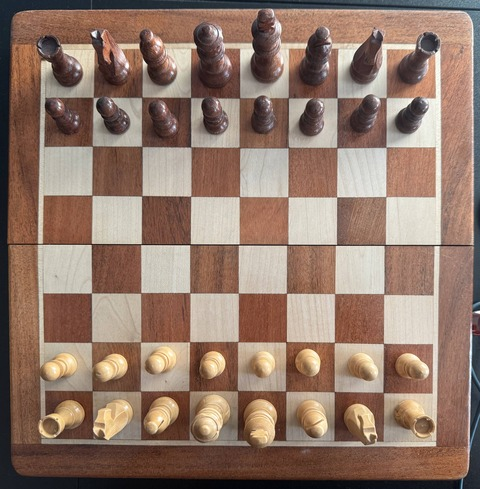
//> input picture test_res/move1.jpg, 480 x 489 px
$ ./main ../test_res/move1.jpg ../test_res/move1.jpg ../test_res/move1.jpg   (built with g++ and OpenCV 4)
//> lines starting //> are read from the running program, lines starting //| are printed output that depends on the picture
#include <algorithm>
#include <array>
#include <charconv>
#include <cmath>
#include <fstream>
#include <print>
#include <thread>
#include <vector>

#include <opencv2/imgcodecs.hpp>
#include <opencv2/imgproc.hpp>
#include <opencv2/core/mat.hpp>

import quaternion;
import streamer;
import camera;
import arm;
import chess_library;
import engine;

#ifdef TESTING
#define DOCTEST_CONFIG_IMPLEMENT_WITH_MAIN
#include "../lib/doctest.h"
#else
int main(int argc, char* argv[]) {
    using namespace cv; // stop this
    Mat raw { imread("test_images/move1.jpg") }, write { imread("test_images/move1.jpg") };
//> raw is the input picture: 489 rows x 480 cols, CV_8UC3; mean B, G, R 106.2, 120.4, 145.7
    cv::Mat blur, edges;
    std::vector<cv::Vec2f> lines; // Lines are in polar form.

    // Much of these numbers are somewhat arbitrary and inexact -
    // the algorithm is robust enough for it to not matter.
    cv::cvtColor(raw, blur, cv::COLOR_BGR2GRAY);
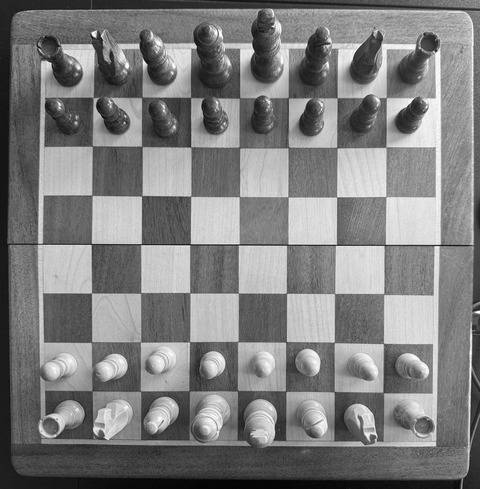
//> blur: 489 rows x 480 cols, CV_8UC1; min 3, max 255, mean 126.4
    cv::GaussianBlur(blur, blur, { 5, 5 }, 0);
    cv::Canny(blur, edges, 50, 150);
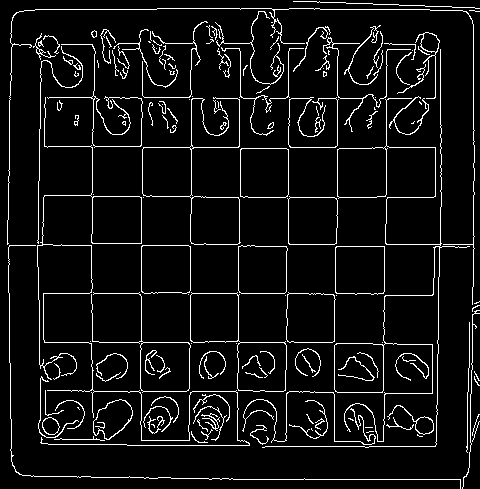
//> edges: 489 rows x 480 cols, CV_8UC1; 6.8% white in thin lines or dots
    cv::HoughLines(edges, lines, 1, CV_PI / 180, 100, 50, 10);
//> lines = 62 lines (rho, theta), first 12: [293, 1.57], [9, 1.57], [342, 1.57], [473, 0], [479, 1.57], [141, 0], [197, 1.57], [147, 1.57], [92, 0], [391, 1.57], [98, 1.57], [244, 1.57]

    // Keep only vertical and horizontal lines. Distinction of horizontal
    // and vertical improves intersection finding efficiency.
    std::vector<cv::Vec2f> horizontalLines, verticalLines;
    constexpr double ERROR_ANGLE { CV_PI / 180 * 2 };

    for (cv::Vec2f line : lines) {
        if (CV_PI / 2 - ERROR_ANGLE < line[1] && line[1] < CV_PI / 2 + ERROR_ANGLE ) {
            horizontalLines.push_back(line);
        } else if (line[1] < ERROR_ANGLE || line[1] > CV_PI - ERROR_ANGLE) {
            verticalLines.push_back(line);
        }
    }
//> this loop made 62 passes

    // Find unique intersection points of the lines.
    std::vector<cv::Point2f> points;

    for (cv::Vec2f f : horizontalLines) {
        for (cv::Vec2f g : verticalLines) {
            // No need to normalise since lines are near perpendicular, so scale will be 1 or -1.
            bool duplicate {};
            float
                x { std::abs(f[0] * std::sin(g[1]) - g[0] * std::sin(f[1])) },
                y { std::abs(g[0] * std::cos(f[1]) - f[0] * std::cos(g[1])) };

            // Check for duplicate points.
            for (cv::Point2f p : points) {
                float dx { p.x - x }, dy { p.y - y };
                if (dx * dx + dy * dy <= 25 * 25) { // Each point should be at least 25 pixels away from any other.
                    duplicate = true;
                    break;
                }
            }

            if (!duplicate) {
                points.emplace_back(x, y);
            }
        }
    }
//> this loop made 23 passes
//> after the loop, points = 121 Points (x, y), first 12: [473, 293], [141, 293], [92, 293], [8.11, 293], [383.9, 293], [438.9, 293], [337, 293], [288, 293], [237.9, 293], [190, 293], [36.89, 293], [473, 9]

    // Order all the points so that the first is in the top left, second is to the right of it, etc.
    std::ranges::sort(points, [](cv::Point2f p1, cv::Point2f p2) { return p1.x + p1.y * 100 < p2.x + p2.y * 100;});
//> points = 121 Points (x, y), first 12: [3.16, 9], [41.84, 9], [92, 9], [141, 9], [190, 9], [242.8, 9], [288, 9], [337, 9], [388.8, 9], [443.8, 9], [473, 9], [3.75, 42.99]

    // Some chessboards have an extra border around the squares, which may get mistaken
    // as part of the main board, so we need to get rid of these extra points before
    // generating our squares. If there are more than 9 rows/columns of points we
    // can ignore the first.

    int rowCount { 1 }, colCount { 1 };
    while (points[colCount - 1].x < points[colCount].x) {
        colCount++;
    }
//> this loop made 10 passes
//> after the loop, colCount = 11
    while (points[(rowCount - 1) * colCount].y < points[rowCount * colCount].y) {
        rowCount++;
    }
//> after the loop, rowCount = 11

    bool firstCol { colCount > 9 };
//> firstCol = true
    int i {}, j { 7 + (rowCount > 9) }, k { firstCol };
//> j = 8; k = 1

    std::array<cv::Rect2f, 64> squares {};

    while (i < squares.size()) {
        Point2f tl { points[j * colCount + k] }, br { points[(j + 1) * colCount + k + 1] }, vec { (br - tl)  * 0.2 };
        squares[true ? i++ : 63 - i++] = { tl + vec, br - vec };

        if (++k == 8 + firstCol) {
            k = firstCol;
            j--;
        }
    }
//> this loop made 64 passes
//> (tl, br, vec, j) on passes 8, 16, 24, 32, 40, 48, 56, 64: (Point(382.2, 390.9), Point(436.2, 445.9), Point(10.81, 11), 7), (Point(383, 341.9), Point(437.2, 390.9), Point(10.83, 9.8), 6), (Point(383.9, 293), Point(438, 341.9), Point(10.83, 9.8), 5), (Point(384.7, 244), Point(438.9, 293), Point(10.83, 9.8), 4), (Point(385.6, 197), Point(439.7, 244), Point(10.84, 9.4), 3), (Point(386.4, 147), Point(440.6, 197), Point(10.83, 10), 2), (Point(387.3, 97.99), Point(441.4, 147), Point(10.83, 9.8), 1), (Point(388.2, 42.99), Point(442.3, 97.99), Point(10.81, 11), 0)
//> (tl, br, vec) on passes 1 to 6: (Point(35.18, 390.9), Point(92, 446), Point(11.36, 11.01)), (Point(92, 391), Point(141, 446), Point(9.8, 11)), (Point(141, 391), Point(190, 446), Point(9.8, 11)), (Point(190, 391), Point(235.2, 445.9), Point(9.04, 10.99)), (Point(236.2, 390.9), Point(288, 446), Point(10.36, 11.01)), (Point(288, 391), Point(337, 446), Point(9.8, 11))
//> after the loop, squares = 64 Rects (x, y, width, height), first 8: [46.54, 401.9, 34.09, 33.04], [101.8, 402, 29.4, 33], [150.8, 402, 29.4, 33], [199, 402, 27.13, 32.96], [246.5, 401.9, 31.09, 33.04], [297.8, 402, 29.4, 33], [345.8, 402, 26.53, 32.96], [393, 401.9, 32.42, 32.99]; i = 64; k = 1; j = 0

//> (the run ends here: the program needs code that is not available in this run, at `chess::Board board {};`)

$ run again, with test_res/move2.jpg copied over test_res/move1.jpg
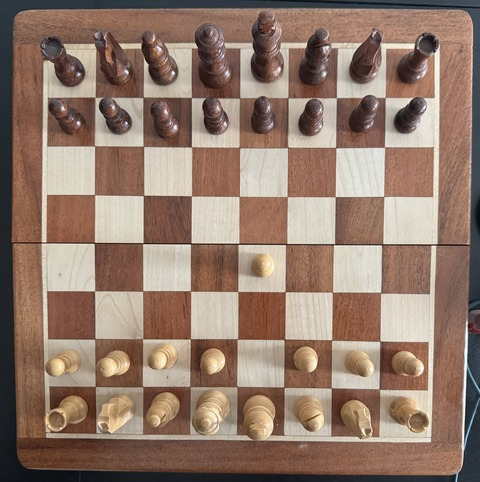
//> input picture test_res/move2.jpg, 480 x 482 px
//> raw is the input picture: 482 rows x 480 cols, CV_8UC3; mean B, G, R 107.6, 122.2, 146.7
//> `cv::cvtColor(raw, blur, cv::COLOR_BGR2GRAY);`:
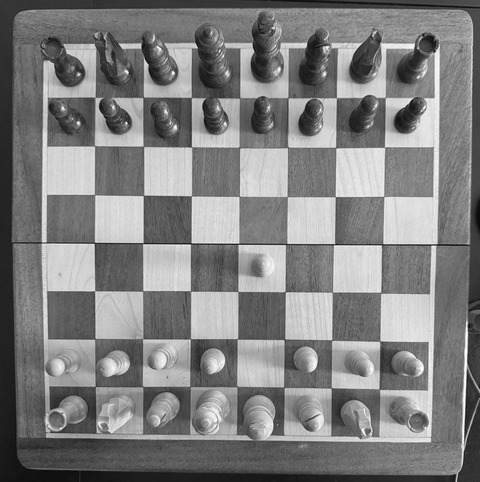
//> blur: 482 rows x 480 cols, CV_8UC1; min 7, max 255, mean 127.8
//> `cv::Canny(blur, edges, 50, 150);`:
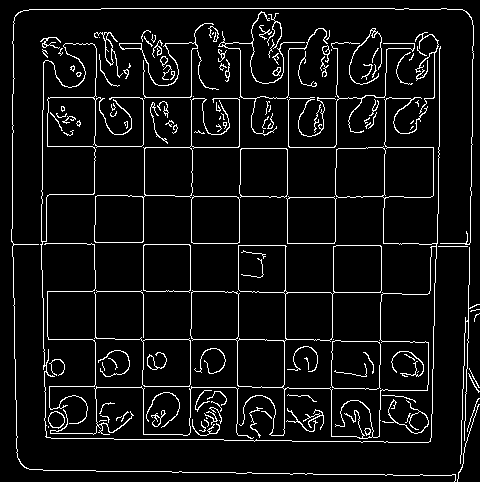
//> edges: 482 rows x 480 cols, CV_8UC1; 6.7% white in thin lines or dots
//> lines = 60 lines (rho, theta), first 12: [8, 1.57], [143, 0], [468, 1.59], [338, 0.02], [339, 1.57], [95, 0], [147, 1.57], [243, 1.57], [290, 0.02], [474, 0.02], [191, 0], [387, 0.02]
//> the loop `for (cv::Vec2f line : lines)` made 60 passes
//> the loop `for (cv::Vec2f f : horizontalLines)` made 23 passes
//> f on passes 1 to 8: [8, 1.57], [468, 1.59], [339, 1.57], [147, 1.57], [243, 1.57], [291, 1.57], [97, 1.57], [43, 1.57]
//> after the loop `for (cv::Vec2f f : horizontalLines)`: points = 121 Points (x, y), first 12: [143, 8], [337.9, 8], [95, 8], [289.9, 8], [473.9, 8], [191, 8], [386.9, 8], [242.9, 8], [8.14, 8], [42.14, 8], [440.9, 8], [143, 470.5]
//> `std::ranges::sort(points, [](cv::Point2f p1, cv::Point2f p2) { return ..`: points = 121 Points (x, y), first 12: [8.14, 8], [42.14, 8], [95, 8], [143, 8], [191, 8], [242.9, 8], [289.9, 8], [337.9, 8], [386.9, 8], [440.9, 8], [473.9, 8], [8.75, 42.99]
//> the loop `while (points[colCount - 1].x < points[colCount].x)` made 10 passes
//> after the loop `while (points[colCount - 1].x < points[colCount].x)`: colCount = 11
//> the loop `while (points[(rowCount - 1) * colCount].y < points[rowCount * colCoun..` made 10 passes
//> firstCol = true
//> `int i {}, j { 7 + (rowCount > 9) }, k { firstCol };`: j = 8; k = 1
//> the loop `while (i < squares.size())` made 64 passes
//> (tl, br, vec, j) on passes 8, 16, 24, 32, 40, 48: (Point(380.3, 389.7), Point(433.3, 442.6), Point(10.62, 10.59), 7), (Point(381.1, 338.9), Point(434.2, 390.6), Point(10.63, 10.34), 6), (Point(381.9, 291), Point(435.1, 338.9), Point(10.63, 9.6), 5), (Point(382.8, 243), Point(435.9, 291), Point(10.63, 9.6), 4), (Point(383.6, 196), Point(436.8, 243), Point(10.64, 9.4), 3), (Point(384.4, 147), Point(437.6, 196), Point(10.63, 9.8), 2)
//> after the loop `while (i < squares.size())`: squares = 64 Rects (x, y, width, height), first 8: [57.94, 394.3, 27.78, 31.79], [104.6, 395.2, 28.8, 31.7], [152.6, 396.1, 28.8, 31.7], [199.8, 396.9, 26.64, 31.7], [245.5, 397.8, 27.65, 31.69], [292.7, 398.6, 28.25, 31.7], [340.9, 399.4, 28.85, 31.71], [390.9, 400.3, 31.85, 31.76]; i = 64; k = 1; j = 0

$ run again, with test_res/move3.jpg copied over test_res/move1.jpg
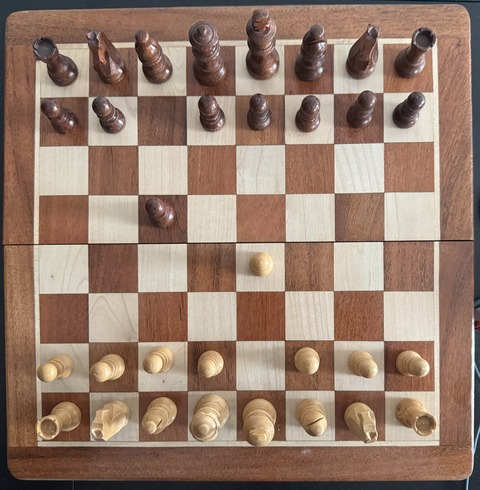
//> input picture test_res/move3.jpg, 480 x 490 px
//> raw is the input picture: 490 rows x 480 cols, CV_8UC3; mean B, G, R 109.6, 125.4, 151.4
//> `cv::cvtColor(raw, blur, cv::COLOR_BGR2GRAY);`:
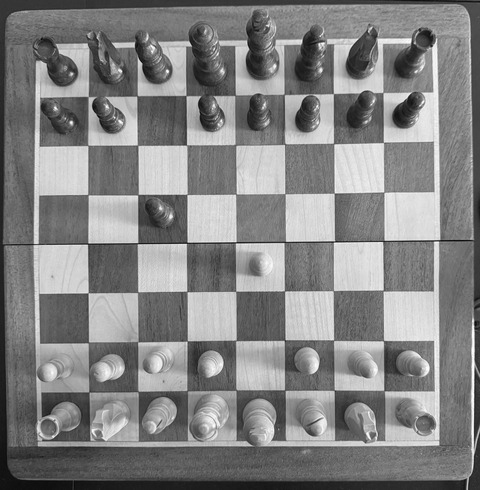
//> blur: 490 rows x 480 cols, CV_8UC1; min 6, max 255, mean 131.4
//> `cv::Canny(blur, edges, 50, 150);`:
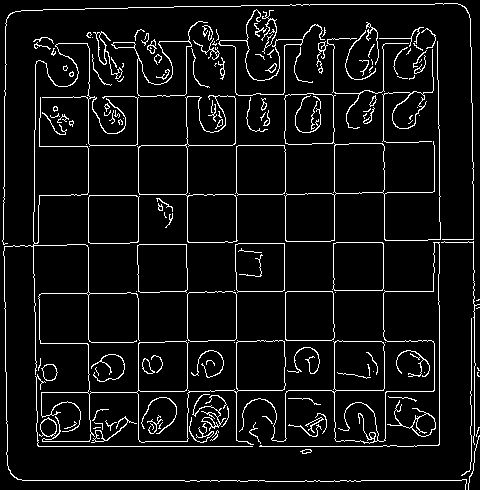
//> edges: 490 rows x 480 cols, CV_8UC1; 6.7% white in thin lines or dots
//> lines = 55 lines (rho, theta), first 12: [446, 1.57], [480, 1.57], [88, 0], [439, 0], [187, 0], [138, 0], [236, 0], [10, 1.55], [285, 0], [1, 3.12], [383, 0], [334, 0]
//> the loop `for (cv::Vec2f line : lines)` made 55 passes
//> the loop `for (cv::Vec2f f : horizontalLines)` made 24 passes
//> f on passes 1 to 8: [446, 1.57], [480, 1.57], [10, 1.55], [145, 1.57], [291, 1.57], [44, 1.55], [99, 1.55], [344, 1.55]
//> after the loop `for (cv::Vec2f f : horizontalLines)`: points = 121 Points (x, y), first 12: [88, 446], [439, 446], [187, 446], [138, 446], [236, 446], [285, 446], [6.78, 445.9], [383, 446], [334, 446], [36.78, 445.9], [471, 446], [88, 480]
//> `std::ranges::sort(points, [](cv::Point2f p1, cv::Point2f p2) { return ..`: points = 121 Points (x, y), first 12: [470.9, 1.78], [438.9, 2.34], [382.9, 3.32], [333.9, 4.17], [285, 5.03], [236, 5.88], [187, 6.74], [138, 7.59], [87.99, 8.46], [29.17, 9.49], [0.83, 10.02], [470.9, 35.78]
//> after the loop `while (points[colCount - 1].x < points[colCount].x)`: colCount = 1
//> the loop `while (points[(rowCount - 1) * colCount].y < points[rowCount * colCoun..` made 33 passes
//> after the loop `while (points[(rowCount - 1) * colCount].y < points[rowCount * colCoun..`: rowCount = 34
//> firstCol = false
//> `int i {}, j { 7 + (rowCount > 9) }, k { firstCol };`: j = 8; k = 0
//> the loop `while (i < squares.size())` made 64 passes
//> (tl, br, vec, j) on passes 8, 16, 24, 32, 40, 48: (Point(285, 39.03), Point(187, 40.74), Point(-19.6, 0.342), 7), (Point(333.9, 38.17), Point(236, 39.88), Point(-19.6, 0.342), 6), (Point(382.9, 37.32), Point(285, 39.03), Point(-19.6, 0.342), 5), (Point(438.9, 36.34), Point(333.9, 38.17), Point(-21, 0.367), 4), (Point(470.9, 35.78), Point(382.9, 37.32), Point(-17.6, 0.307), 3), (Point(0.825, 10.02), Point(438.9, 36.34), Point(87.62, 5.26), 2)
//> after the loop `while (i < squares.size())`: squares = 64 Rects (x, y, width, height), first 8: [18.26, 8.77, 52.3, 0.93], [117.5, 14.75, 265.1, 15.77], [88.45, 15.28, 262.9, 15.79], [400.5, 36.09, 52.79, 0.92], [354.9, 36.7, 62.99, 1.1], [304.6, 37.66, 58.79, 1.03], [255.6, 38.51, 58.79, 1.03], [206.6, 39.37, 58.79, 1.03]; i = 64; k = 0
